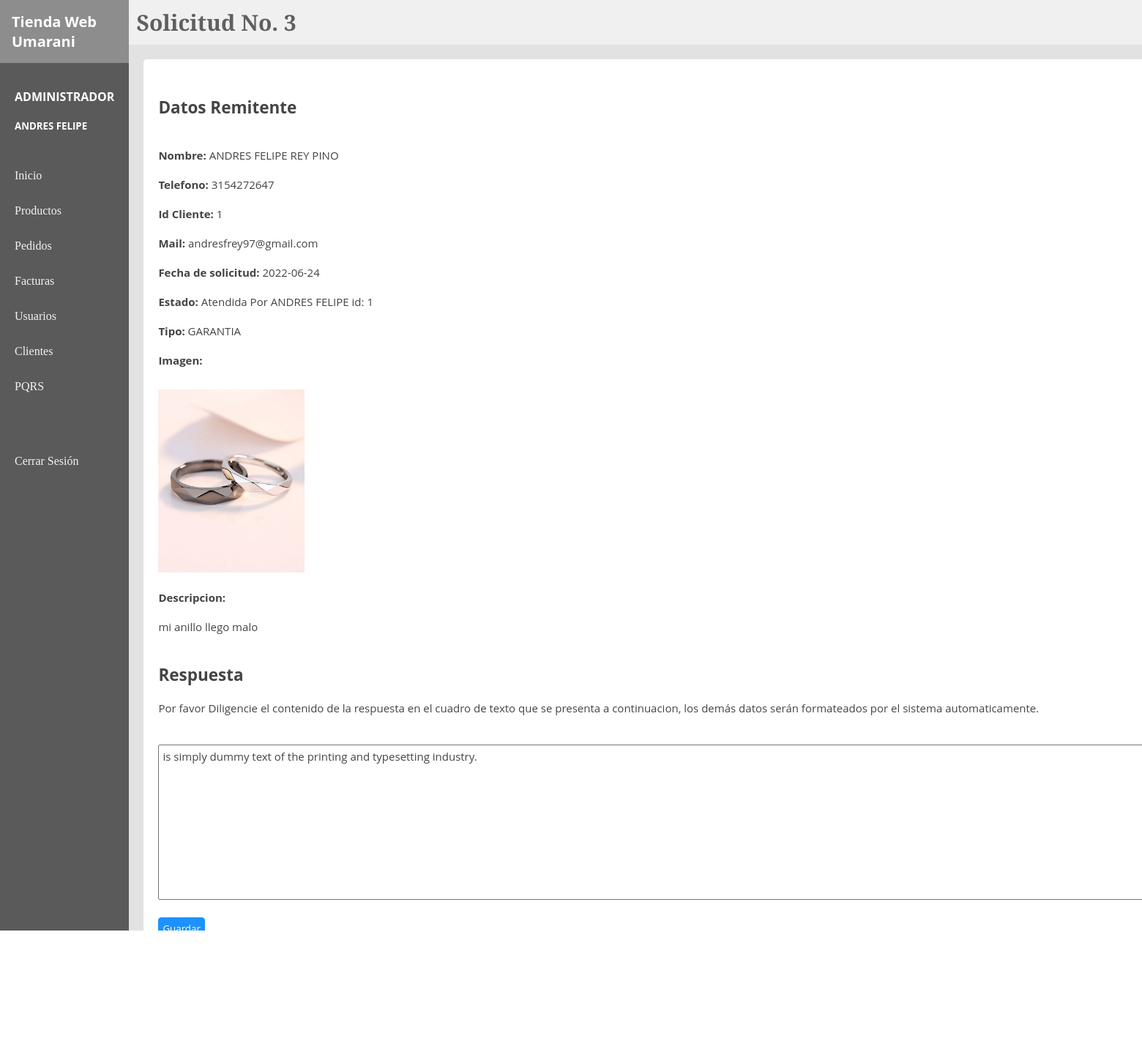
The page /View/GestionPqrs.php?pqEdit=3 (signed in) on the database its author committed.
### tables this page shows
CREATE TABLE `pqrs` (
  `pqrsId` int(11) NOT NULL AUTO_INCREMENT,
  `pqrsNombre` varchar(200) NOT NULL,
  `pqrsMail` varchar(200) NOT NULL,
  `pqrsDescripcion` text NOT NULL,
  `pqrsTelefono` varchar(12) NOT NULL,
  `pqrsEstado` varchar(30) NOT NULL DEFAULT 'Pendiente',
  `pqrsFecha` date NOT NULL,
  `pqrsClienteId` int(11) DEFAULT NULL,
  `pqrsUsuarioId` int(11) DEFAULT NULL,
  `pqrsOrigenId` int(11) NOT NULL,
  `pqrsPedidoId` int(11) DEFAULT NULL,
  `pqrsImagen` varchar(250) NOT NULL,
  PRIMARY KEY (`pqrsId`),
  KEY `fk_pqrsUsuarioId` (`pqrsUsuarioId`),
  KEY `fk_pqrsOrigenId` (`pqrsOrigenId`),
  KEY `fk_pqrsClienteId` (`pqrsClienteId`),
  CONSTRAINT `fk_pqrsClienteId` FOREIGN KEY (`pqrsClienteId`) REFERENCES `cliente` (`clienteId`),
  CONSTRAINT `fk_pqrsOrigenId` FOREIGN KEY (`pqrsOrigenId`) REFERENCES `pqrstipo` (`pqrsTipoId`),
  CONSTRAINT `fk_pqrsUsuarioId` FOREIGN KEY (`pqrsUsuarioId`) REFERENCES `usuariotienda` (`usuarioId`)
);

CREATE TABLE `resolucion` (
  `resolucionId` int(11) NOT NULL,
  `resolucionUsuarioId` int(11) NOT NULL,
  `resolucionpqrsId` int(11) NOT NULL,
  `resolucionMensaje` varchar(500) NOT NULL,
  `resolucionFecha` date NOT NULL,
  PRIMARY KEY (`resolucionId`),
  KEY `resolucionUsuarioId` (`resolucionUsuarioId`),
  KEY `resolucionpqrsId` (`resolucionpqrsId`),
  CONSTRAINT `resolucion_ibfk_1` FOREIGN KEY (`resolucionUsuarioId`) REFERENCES `usuariotienda` (`usuarioId`),
  CONSTRAINT `resolucion_ibfk_2` FOREIGN KEY (`resolucionpqrsId`) REFERENCES `pqrs` (`pqrsId`)
);

CREATE TABLE `usuariotienda` (
  `usuarioId` int(11) NOT NULL AUTO_INCREMENT,
  `usuarioNombre` varchar(50) NOT NULL,
  `usuarioApellido` varchar(50) NOT NULL,
  `usuarioDoc` varchar(12) NOT NULL,
  `usuarioRolId` int(11) NOT NULL,
  `usuarioContraseña` varchar(10) NOT NULL,
  `usuarioEstado` varchar(12) NOT NULL,
  PRIMARY KEY (`usuarioId`),
  UNIQUE KEY `UQ_usuarioDoc` (`usuarioDoc`),
  KEY `fk_usuarioRolId` (`usuarioRolId`),
  CONSTRAINT `fk_usuarioRolId` FOREIGN KEY (`usuarioRolId`) REFERENCES `rol` (`rolId`)
);

CREATE TABLE `pqrstipo` (
  `pqrsTipoId` int(11) NOT NULL AUTO_INCREMENT,
  `pqrsTipoNombre` varchar(30) NOT NULL,
  PRIMARY KEY (`pqrsTipoId`)
);

### Controller/C_GestionPqrs.php (called while the page is built, shortened)
<?php
require_once('../Model/M_PQRS.php');
if(isset($_REQUEST['pqEdit'])){
$id = $_REQUEST['pqEdit'];
$detallepqrs = mysqli_query($conexionPqrs,"SELECT * FROM pqrs
JOIN pqrstipo
ON pqrsTipoId = pqrsOrigenId
WHERE pqrsId = $id")
or die("problemas en el select" . mysqli_error($conexionPqrs));
while($det = mysqli_fetch_array($detallepqrs)){
    $pId = $det['pqrsId'];
    $nombre = $det['pqrsNombre'];
    $telefono = $det['pqrsTelefono'];
    $clienteId = $det['pqrsClienteId'];
    $Mail = $det['pqrsMail'];
    $fecha = $det['pqrsFecha'];
    $estado = $det['pqrsEstado'];
    $tipo = $det['pqrsTipoNombre'];
    $imagen = $det['pqrsImagen'];
    $descripcion = $det['pqrsDescripcion'];
}
$resoluciondatos = mysqli_query($conexionPqrs,"SELECT * FROM resolucion
JOIN pqrs
ON pqrsId = resolucionpqrsId
JOIN pqrstipo
ON pqrsTipoId = pqrsOrigenId
WHERE resolucionId = $id")
or die("problemas en el select" . mysqli_error($conexionPqrs));
    if(isset($resoluciondatos)){
        while($datosr = mysqli_fetch_array($resoluciondatos))
        $respuesta = $datosr['resolucionMensaje'];
        }
$resolucionusuario = mysqli_query($conexionPqrs,"SELECT * FROM resolucion
JOIN usuariotienda
ON usuarioId = resolucionUsuarioId
WHERE resolucionId = $id");
}
if(isset($resolucionusuario)){
    while($datosU = mysqli_fetch_array($resolucionusuario)) {
        $usuarioId = $datosU['usuarioId'];
        $usuario = $datosU['usuarioNombre'] . " " . $datosU['usuarioApellido'];
        }
}
?>

### View/GestionPqrs.php (the view, shortened to what this page needs)
<?php
    require('../Controller/C_GestionPqrs.php');
    $date = date("Y/m/d");
?>
<!DOCTYPE html>
<html lang="en">
<head>
</head>
<body>
<link rel="stylesheet" href="../CSS/detallePqrs.css">
    <div class="padre">
        <div class="board">
            <div class="titulo">
                <h1>Tienda Web Umarani</h1>
            </div>
            <div class="usuario">
                <h4><?php echo "$_SESSION[rol] "; ?></h4>
                <h5><?php echo "$_SESSION[nombre] $_SESSION[apellido] "; ?></h5>
            </div>
            <nav class="secciones">
            <a href="">Inicio</a>
                <a href="../View/Productos.php?pagina=1">Productos</a>
                <a href="../View/pedidos.php?pagina=1">Pedidos</a>
                <a href="../view/facturas.php?pagina=1">Facturas</a>
                <?php if($_SESSION['rol'] == 'ADMINISTRADOR')  { ?>
                <a href="../View/Usuarios.php?pagina=1">Usuarios</a>
                <a href="../View/adminClientes.php?pagina=1">Clientes</a> <?php } ?>
                <a href="../View/PQRS.php?pagina=1">PQRS</a><br><br><br>
                <a href="../Controller/cerrarSesion.php">Cerrar Sesión</a>
            </nav>
        </div>
        <div class="content">
        <header class="header">
            <h1>Solicitud No. <?php echo "$pId" ?></h1>
        </header>
        <section class="section">
            <div class="container">
                <div class="filtros" >
                        <h1>Datos Remitente</h1><br><br>
                        <p><b>Nombre: </b>  <?php echo "$nombre" ?></p><br>
                        <p><b>Telefono: </b>   <?php echo "$telefono" ?>   </p><br>
                        <p><b>Id Cliente: </b>  <?php if(isset($clienteId)) { echo "$clienteId"; }else{ echo""; }?> </p><br>
                        <p><b>Mail: </b> <?php echo "$Mail" ?> </p><br>
                        <p> <b> Fecha de solicitud: </b> <?php echo"$fecha" ?> </p> <br>
                        <p> <b> Estado: </b> <?php echo"$estado"; if(isset($usuario)) { echo" Por $usuario  id: $usuarioId"; } else{echo"";} ?>  </p> <br>
                        <p> <b> Tipo: </b> <?php echo"$tipo" ?> </p> <br>
                        <?php if($imagen != null){ ?>
                        <p> <b> Imagen: </b><br> </p><br>
                        <img src="<?php echo"$imagen"; ?>" alt=""> <br>  <br>
                        <?php } else{ echo" "; }?>
                        <p><b> Descripcion: </b></p><br>
                        <p><?php echo"$descripcion" ?></p><br> <br>
                        <h1>Respuesta</h1><br>
                        <p>Por favor Diligencie el contenido de la respuesta en el cuadro de texto que se presenta a continuacion, los demás datos serán formateados por el sistema automaticamente.</p><br><br>
                        <form action="../Controller/guardarResolucion.php" method="post">
                        <textarea class="control" name="respuesta" id="" cols="160" rows="10"><?php if(isset($respuesta)){ echo "$respuesta"; } else{echo"";} ?></textarea>
                        <input type="hidden" value="<?php echo "$date" ?>" name="date"><br><br>
                        <input class="searchButton" type="submit" value="Guardar">
                        </form><br><br>
            </div>
        </section>
        </div>
    </div>
    <footer class="footer">
        <p>copyright 2022 Todos los derechos reservados</p>
    </footer>
</body>
</html>

### CSS/detallePqrs.css (style rules this page uses)
* { padding: 0px; margin: 0px; }
.padre { display: flex; }
.board { background: #5a5a5a; flex: 1 1 auto; height: auto; }
.titulo { background: #8d8d8d; padding: 10px; }
.titulo h1 { font-family: 'Open Sans', sans-serif; font-size: 20px; padding: 6px; color:rgb(255, 255, 255); }
.usuario { padding: 10px; margin-top: 15px; }
.usuario h4 { color: rgb(255, 255, 255); font-family: 'Open Sans', sans-serif; padding: 10px; }
.usuario h5 { color: rgb(255, 255, 255); font-family: 'Open Sans', sans-serif; padding: 10px; }
.secciones { padding: 10px; }
.secciones a { display: block; padding: 10px; color: rgb(243, 243, 243); text-decoration: none; margin-top: 10px; font-family: 'Bitter', serif; transition: 0.3s ease-in-out; }
.content { flex: 100 1 auto; }
.header { background: #f0f0f0; }
.header h1 { font-family: 'Bitter', serif; font-size: 30px; padding: 10px; color: rgb(95, 95, 95); }
.section { background: #e2e2e2; padding: 20px; min-height: 720px; }
.section img { width: 200px; height: 250px; margin-top: 10px; }
.section textarea { font-family: 'Open Sans', sans-serif; font-size: 15px; padding: 5px; color: #444444; }
.container { padding: 20px; border-radius: 5px; background: #ffffff; }
.filtros { margin: 30px 0px; font-family: 'Open Sans', sans-serif; font-size: 15px; color: #444444; }
.searchButton { padding: 5px; font-family: 'Open Sans', sans-serif; background: #1d92ff; color: #fff; border: 0.5px solid #1d92ff; border-radius: 4px; cursor: pointer; }
.footer { background: #f0f0f0; padding: 15px; font-family: 'Open Sans', sans-serif; font-size: 13px; }

### rows shown on the page
pqrs: pqrsId "3", pqrsNombre "ANDRES FELIPE REY PINO", pqrsTelefono "3154272647", pqrsClienteId "1", pqrsMail "andresfrey97@gmail.com", pqrsFecha "2022-06-24", pqrsEstado "Atendida", pqrsOrigenId.pqrsTipoNombre "GARANTIA", pqrsImagen (picture), pqrsDescripcion "mi anillo llego malo"
resolucion: resolucionUsuarioId.usuarioApellido "ANDRES FELIPE", resolucionUsuarioId.usuarioId "1", respuesta "is simply dummy text of the printing and typesetting industry."

### other values the page prints
$_SESSION[rol] "ADMINISTRADOR"
$_SESSION[nombre] "ANDRES"
$_SESSION[apellido] "FELIPE"
